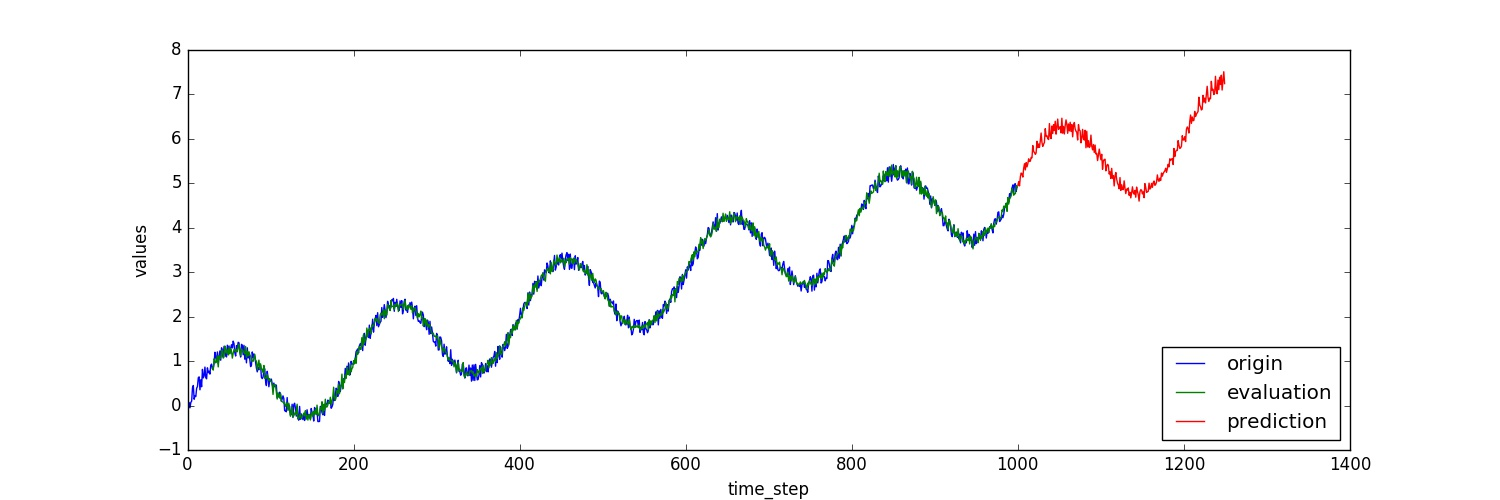
%> input picture lstm_tracker/img/array.jpg, 1500 x 500 px; its folder holds only this picture in this run
$ octave demoSTC.m   (GNU Octave 9; MATLAB toolbox functions it lacks are replaced by stand-ins)
%> lines starting %> are read from the running program, lines starting %| are printed output that depends on the picture
### Matlab_STCv0/Matlab_STCv0/get_context.m
function out = get_context(im, pos, sz, window)
	%get and process the context region
	xs = floor(pos(2) + (1:sz(2)) - (sz(2)/2));
	ys = floor(pos(1) + (1:sz(1)) - (sz(1)/2));

	%check for out-of-bounds coordinates, and set them to the values at
	%the borders
	xs(xs < 1) = 1;
	ys(ys < 1) = 1;
	xs(xs > size(im,2)) = size(im,2);
	ys(ys > size(im,1)) = size(im,1);
	%extract image in context region
	out = im(ys, xs, :);
	%pre-process window
    out = double(out);
    out = (out-mean(out(:)));%normalization
	out = window .* out;  % weight the intensity as the context prior model in Eq.(4)
%     out
end

### Matlab_STCv0/Matlab_STCv0/demoSTC.m
% Demo for paper "Fast Tracking via Spatio-Temporal Context Learning,"Kaihua Zhang, Lei Zhang,Ming-Hsuan Yang and David Zhang
% Paper can be available from http://arxiv.org/pdf/1311.1939v1.pdf
% Implemented by Kaihua Zhang, Dept.of Computing, HK PolyU.
% Email: zhkhua@gmail.com
% Date: 11/24/2013
%%
clc;close all;clear all;
%%
fftw('planner','patient')
%% set path
addpath('./da/img');
img_dir = dir('./da/img/*.jpg');
%% initialization
initstate = [198,214,34,81];%initial rectangle [x,y,width, height]
pos = [initstate(2)+initstate(4)/2 initstate(1)+initstate(3)/2];%center of the target
target_sz = [initstate(4) initstate(3)];%initial size of the target
%% parameters according to the paper
padding = 1;					%extra area surrounding the target
rho = 0.075;			        %the learning parameter \rho in Eq.(12)
sz = floor(target_sz * (1 + padding));% size of context region
%% parameters of scale update. See Eq.(15)
scale = 1;%initial scale ratio
lambda = 0.25;% \lambda in Eq.(15)
num = 5; % number of average frames
%% store pre-computed confidence map
alapha = 2.25;                    %parmeter \alpha in Eq.(6)
[rs, cs] = ndgrid((1:sz(1)) - floor(sz(1)/2), (1:sz(2)) - floor(sz(2)/2));
dist = rs.^2 + cs.^2;
conf = exp(-0.5 / (alapha) * sqrt(dist));%confidence map function Eq.(6)
conf = conf/sum(sum(conf));% normalization
conff = fft2(conf); %transform conf to frequencey domain
%% store pre-computed weight window
hamming_window = hamming(sz(1)) * hann(sz(2))';
sigma = mean(target_sz);% initial \sigma_1 for the weight function w_{\sigma} in Eq.(11)
window = hamming_window.*exp(-0.5 / (sigma^2) *(dist));% use Hamming window to reduce frequency effect of image boundary
window = window/sum(sum(window));%normalization
%%
fid = fopen('position.txt','w');
for frame = 1:numel(img_dir),
    sigma = sigma*scale;% update scale in Eq.(15)
    window = hamming_window.*exp(-0.5 / (sigma^2) *(dist));%update weight function w_{sigma} in Eq.(11)
    window = window/sum(sum(window));%normalization
 	%load image
    img = imread(img_dir(frame).name);
%> img is the input picture: size 500x1500x3 uint8; mean R, G, B 249.2, 249.5, 249.7
	if size(img,3) > 1,
		im = rgb2gray(img);
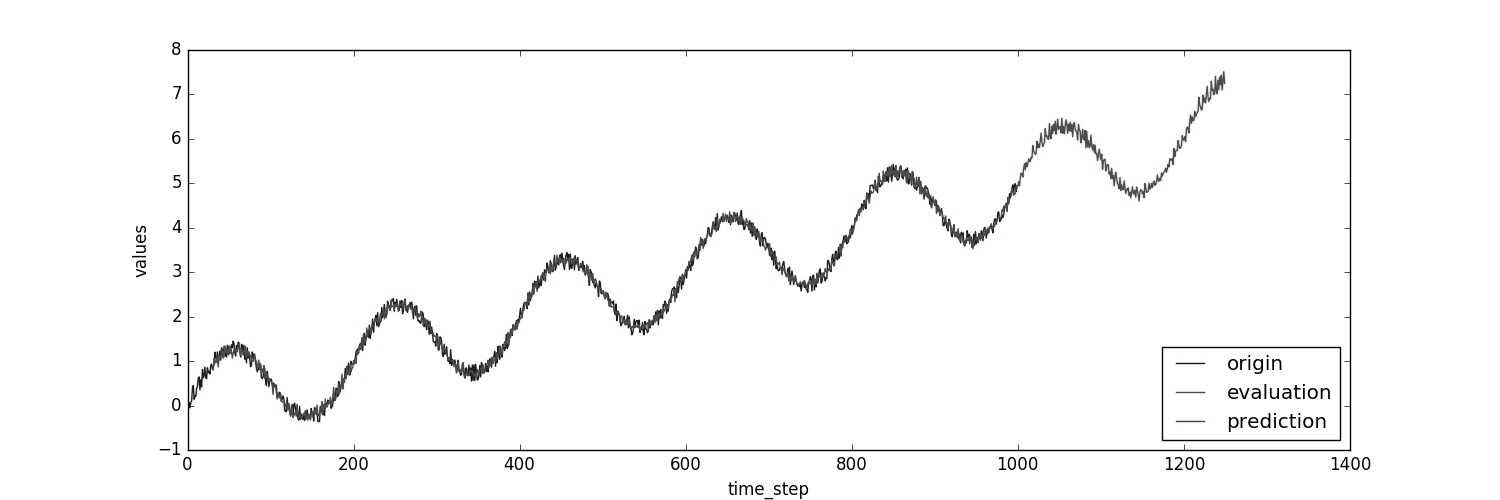
%> im: size 500x1500 uint8; min 0, max 255, mean 249.4
	end
   	contextprior = get_context(im, pos, sz, window);% the context prior model Eq.(4)
%> in get_context, `out = im(ys, xs, :);`:
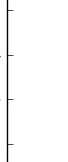
%> out: size 162x68 uint8; min 0, max 255, mean 249.4
%> in get_context, `out = window .* out;`:
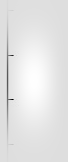
%> out: size 162x68 double; min -0.0155, max 0.00227, mean 0.000405; drawn with min black and max white
    %%
    if frame > 1,
		%calculate response of the confidence map at all locations
	    confmap = real(ifft2(Hstcf.*fft2(contextprior))); %Eq.(11)
       	%target location is at the maximum response
		[row, col] = find(confmap == max(confmap(:)), 1);
        pos = pos - sz/2 + [row, col];
        contextprior = get_context(im, pos, sz, window);
        conftmp = real(ifft2(Hstcf.*fft2(contextprior)));
        maxconf(frame-1)=max(conftmp(:));
        %% update scale by Eq.(15)
        if (mod(frame,num+2)==0)
            scale_curr = 0;
            for kk=1:num
               scale_curr = scale_curr + sqrt(maxconf(frame-kk)/maxconf(frame-kk-1))
            end
            scale = (1-lambda)*scale+lambda*(scale_curr/num)%update scale
        end
        %%
    end
	%% update the spatial context model h^{sc} in Eq.(9)
   	contextprior = get_context(im, pos, sz, window);
    hscf = conff./(fft2(contextprior)+eps);% Note the hscf is the FFT of hsc in Eq.(9)
    %% update the spatio-temporal context model by Eq.(12)
    if frame == 1,  %first frame, initialize the spatio-temporal context model as the spatial context model
		Hstcf = hscf;
	else
		%update the spatio-temporal context model H^{stc} by Eq.(12)
		Hstcf = (1 - rho) * Hstcf + rho * hscf;% Hstcf is the FFT of Hstc in Eq.(12)
    end
    %% visualization
    target_sz([2,1]) = target_sz([2,1])*scale;% update object size
	rect_position = [pos([2,1]) - (target_sz([2,1])/2), (target_sz([2,1]))];
    rect_position
    for i=1:length(rect_position)
        fprintf(fid,'%d',floor(rect_position(i)));
        if i <4
             fprintf(fid,',');
        end
    end
    fprintf(fid,'\n');
    imagesc(uint8(img))
    colormap(gray)
    rectangle('Position',rect_position,'LineWidth',2,'EdgeColor','b');
    hold on;
    text(5, 18, strcat('#',num2str(frame)), 'Color','y', 'FontWeight','bold', 'FontSize',15);
    set(gca,'position',[0 0 1 1]);
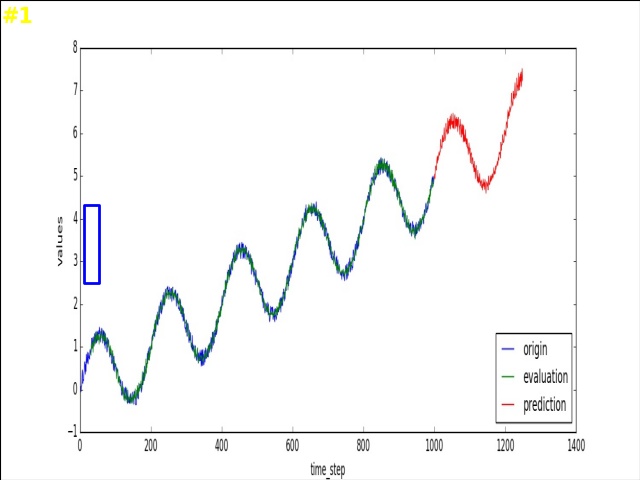
%> figure redrawn from the program's plot data
    pause(0);
    hold off;
    drawnow;
end
fclose(fid);

$ run again, on lstm_tracker/img/lstm.jpg
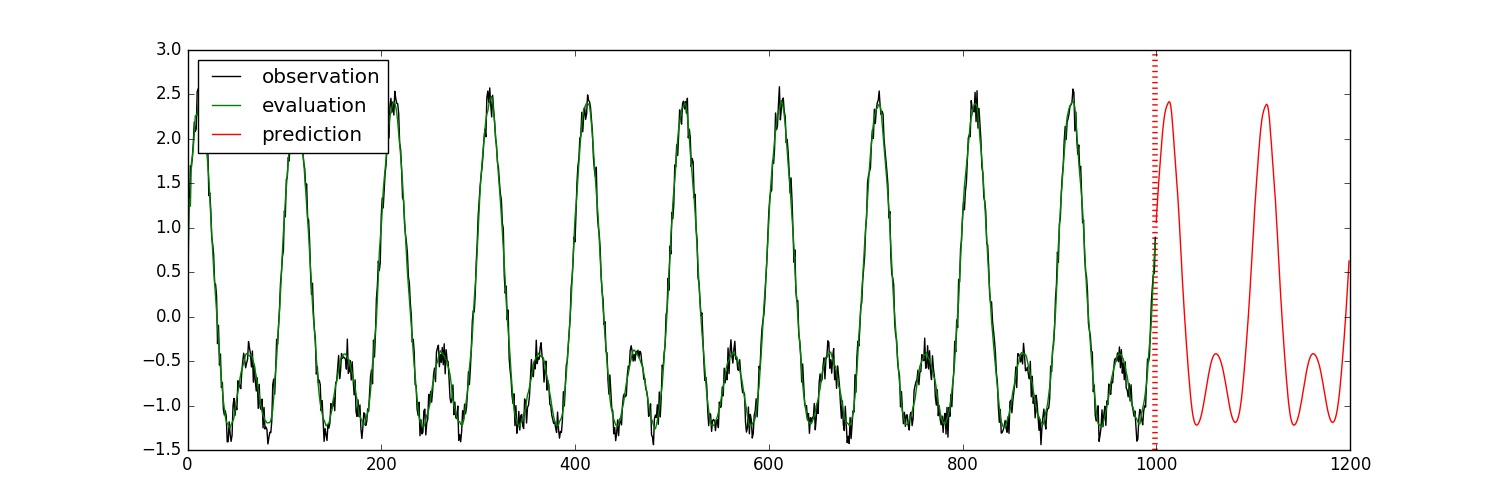
%> input picture lstm_tracker/img/lstm.jpg, 1500 x 500 px
%> img is the input picture: size 500x1500x3 uint8; mean R, G, B 244.6, 245.7, 243.9
%> in get_context, `out = window .* out;`:
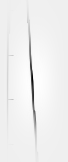
%> out: size 162x68 double; min -0.0848, max 0.00541, mean -2.09e-05; drawn with min black and max white
%> `set(gca,'position',[0 0 1 1]);`:
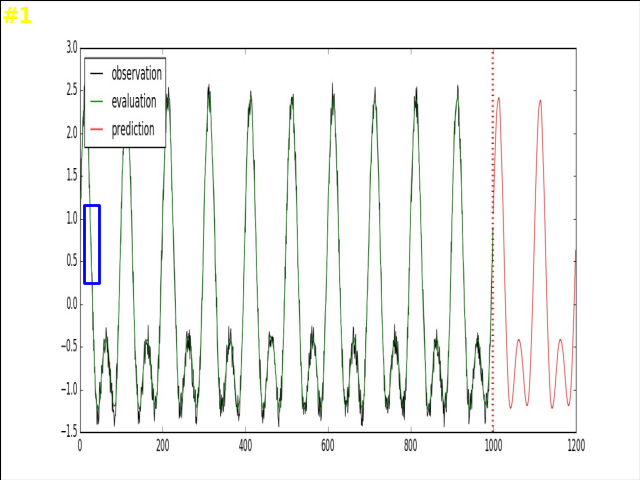
%> figure redrawn from the program's plot data

$ run again, on lstm_tracker/img/lstm_multivariate.jpg
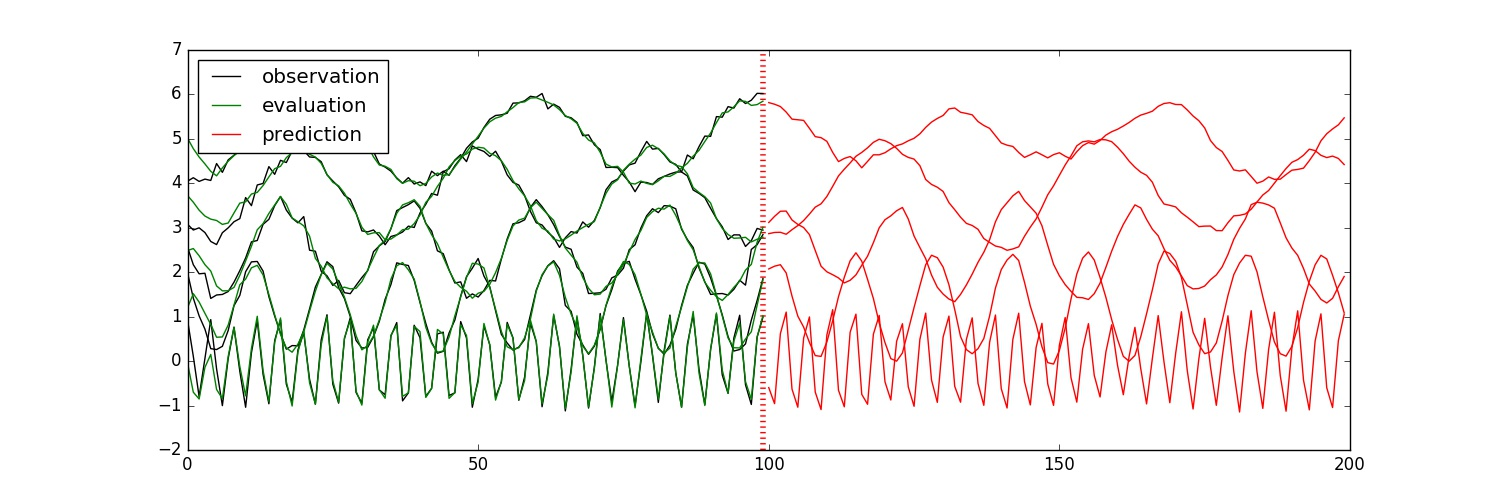
%> input picture lstm_tracker/img/lstm_multivariate.jpg, 1500 x 500 px
%> img is the input picture: size 500x1500x3 uint8; mean R, G, B 245.4, 244.1, 242.2
%> in get_context, `out = window .* out;`:
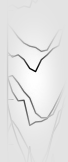
%> out: size 162x68 double; min -0.0878, max 0.0107, mean 0.0005; drawn with min black and max white
%> `set(gca,'position',[0 0 1 1]);`:
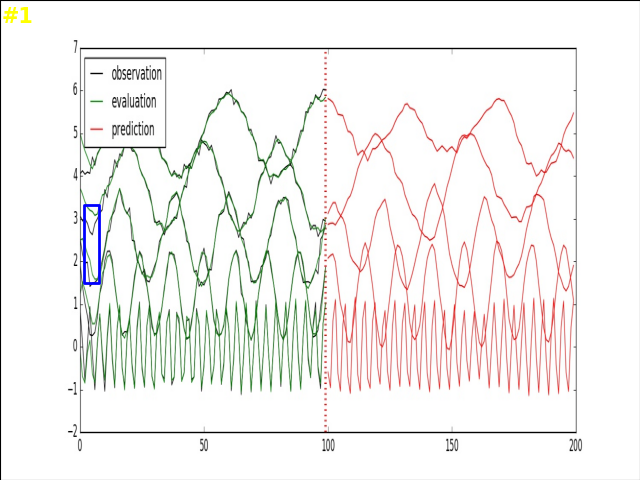
%> figure redrawn from the program's plot data
